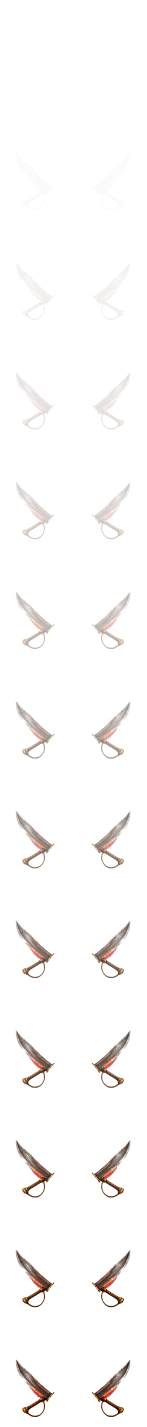
#> input picture assets/main_screen/player_attack/overlay.png, 1024 x 9984 px (shown at 1/7 size)
$ python _build_bottom_player_attack_composite_frames.py --source ../assets/main_screen/player_attack/overlay.png
#> lines starting #> are read from the running program, lines starting #| are printed output that depends on the picture
"""Build the reversible bottom-player attack overlay sprite sheet."""

import argparse
from pathlib import Path

from PIL import Image, ImageOps


PROJECT_ROOT = Path(__file__).resolve().parents[1]
OUTPUT_DIR = PROJECT_ROOT / "assets" / "main_screen" / "player_attack"
SPRITE_SHEET_PATH = OUTPUT_DIR / "overlay.png"

CANVAS_SIZE = (1024, 768)
FRAME_OPACITIES = (
    0.0,
    0.025,
    0.07,
    0.14,
    0.23,
    0.34,
    0.47,
    0.60,
    0.72,
    0.82,
    0.90,
    0.96,
    1.0,
)


def clean_hidden_rgb(image):
    pixels = []
    for red, green, blue, alpha in image.get_flattened_data():
        pixels.append((red, green, blue, alpha) if alpha else (0, 0, 0, 0))
    cleaned = Image.new("RGBA", image.size)
    cleaned.putdata(pixels)
    return cleaned


def load_endpoint(source_path=None):
    path = source_path or SPRITE_SHEET_PATH
    with Image.open(path) as source:
#> source is the input picture: PIL image 1024x9984 RGBA; mean R, G, B, A 9.3, 6.6, 5.5, 9
        image = source.convert("RGBA")
    if source_path is None:
        expected_sheet_size = (CANVAS_SIZE[0], CANVAS_SIZE[1] * len(FRAME_OPACITIES))
        if image.size != expected_sheet_size:
            raise ValueError(f"Existing sprite sheet must be {expected_sheet_size}: {path}")
        image = image.crop((0, image.height - CANVAS_SIZE[1], CANVAS_SIZE[0], image.height))
    elif image.size != CANVAS_SIZE:
        image = ImageOps.fit(image, CANVAS_SIZE, method=Image.Resampling.LANCZOS)
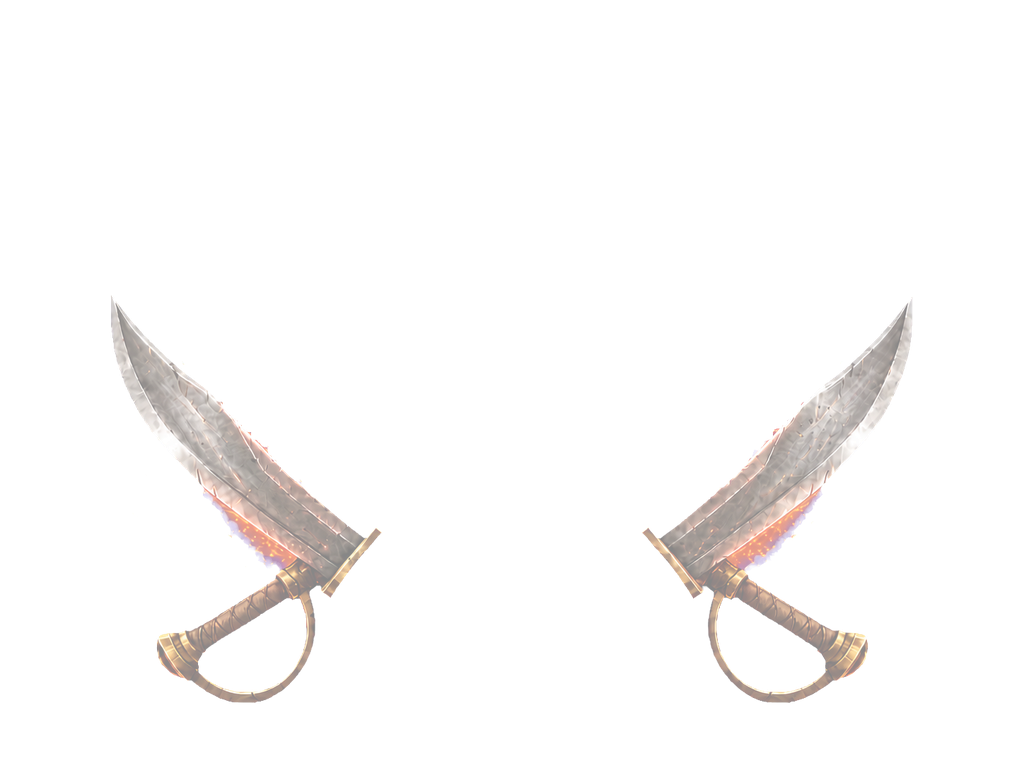
#> image: PIL image 1024x768 RGBA; mean R, G, B, A 10, 7.1, 5.9, 8.8; transparent parts drawn white
    if image.getchannel("A").getbbox() is None:
        raise ValueError(f"Endpoint has no visible pixels: {source_path}")
    return clean_hidden_rgb(image)
#> after the loop in clean_hidden_rgb, `for red, green, blue, alpha in image.get_flattened_data():`: pixels = []


def apply_opacity(base, opacity):
    frame = base.copy()
    frame.putalpha(base.getchannel("A").point(lambda value: round(value * opacity)))
    return clean_hidden_rgb(frame)


def main(source_path=None):
    attack = load_endpoint(source_path)
    frames = [apply_opacity(attack, opacity) for opacity in FRAME_OPACITIES]

    OUTPUT_DIR.mkdir(parents=True, exist_ok=True)
    sprite_sheet = Image.new("RGBA", (CANVAS_SIZE[0], CANVAS_SIZE[1] * len(frames)), (0, 0, 0, 0))
    for index, frame in enumerate(frames):
        sprite_sheet.alpha_composite(frame, (0, CANVAS_SIZE[1] * index))
    sprite_sheet.save(SPRITE_SHEET_PATH, optimize=True)

if __name__ == "__main__":
    parser = argparse.ArgumentParser()
    parser.add_argument("--source", type=Path)
    arguments = parser.parse_args()
#> (the run stopped early here; a loop or call above may not have finished)
